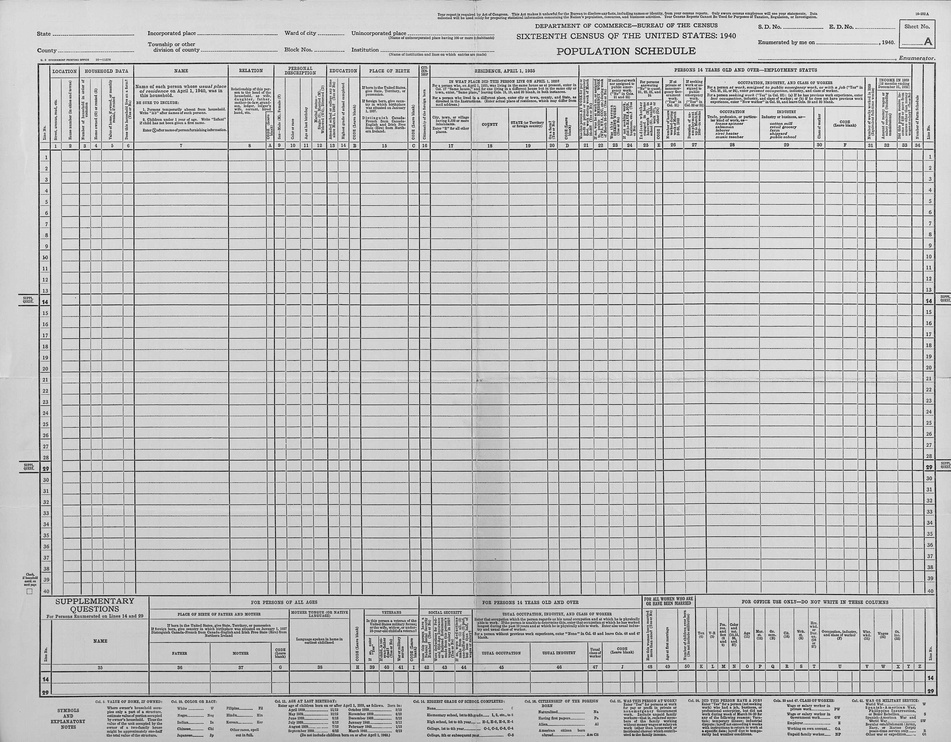
#> input picture data/census/templates/1940/template.jpg, 951 x 742 px, shrunk from 3000 x 2343 before the run
$ python -i row_detector.py   (imports and definitions only)
#> lines starting #> are read from the running program, lines starting #| are printed output that depends on the picture
#> further down, picture is the input picture: shape (742, 951, 3); min 16, max 255, mean 195.5
"""
Enhanced row detection for census tables using Hough line transform.

More sensitive than morphological operations for detecting individual census rows.
"""

import logging
from dataclasses import dataclass
from pathlib import Path
from typing import List, Optional, Tuple

import cv2
import numpy as np

logger = logging.getLogger(__name__)


@dataclass
class RowBoundary:
    """Represents a detected row with Y-coordinates."""

    row_index: int  # 1-based index (matches printed census line numbers: 1-40)
    y_start: int    # Top Y coordinate
    y_end: int      # Bottom Y coordinate
    height: int     # Row height in pixels
    confidence: float = 1.0

    # [17 lines left out: function crop_from_image, not called in this run]


class CensusRowDetector:
    """
    Detect individual census rows using Hough line transform.

    More sensitive than morphological operations for finding all 40 row separators.
    """

    def __init__(
        self,
        expected_rows: int = 40,
        min_line_length_ratio: float = 0.25,  # Line must span 25% of width (census lines vary)
        hough_threshold: int = 20,  # Hough accumulator threshold (lowered for sensitivity)
        min_row_height: int = 20,  # Minimum pixels between rows
        line_cluster_distance: int = 18,  # Merge lines within 18px (optimized for 40 rows)
        padding_top: int = 5,  # Padding above row for readability
        padding_bottom: int = 33,  # Padding below row for descenders (g, y, p, j)
    ):
        """
        Initialize row detector.

        Args:
            expected_rows: Expected number of rows (default: 40 for 1940 census)
            min_line_length_ratio: Minimum line width as fraction of image width
            hough_threshold: Hough transform threshold (lower = more sensitive)
            min_row_height: Minimum height between row separators
            line_cluster_distance: Max distance to merge nearby lines
        """
        self.expected_rows = expected_rows
        self.min_line_length_ratio = min_line_length_ratio
        self.hough_threshold = hough_threshold
        self.min_row_height = min_row_height
        self.line_cluster_distance = line_cluster_distance
        self.padding_top = padding_top
        self.padding_bottom = padding_bottom

    def detect_rows(
        self, image: np.ndarray, include_supplemental: bool = False
    ) -> List[RowBoundary]:
        """
        Detect all census rows in the image using uniform spacing.

        Census forms have uniformly-spaced rows. We detect the top and bottom boundaries
        of the 40-row section, then generate uniform row boundaries.

        Args:
            image: Input image (grayscale or BGR)
            include_supplemental: If True, also detect 2 supplemental question rows

        Returns:
            List of RowBoundary objects, sorted top to bottom
        """
#> called with include_supplemental = False
        # Convert to grayscale if needed
        if len(image.shape) == 3:
            gray = cv2.cvtColor(image, cv2.COLOR_BGR2GRAY)
        else:
            gray = image.copy()

        img_height, img_width = gray.shape
#> img_height = 742; img_width = 951

        # Step 1: Detect horizontal lines using Hough transform
        horizontal_lines_y = self._detect_horizontal_lines(gray)

        if len(horizontal_lines_y) < 10:
            logger.warning(f"Only {len(horizontal_lines_y)} lines detected - need more for boundary detection")
            return []

        logger.info(f"Detected {len(horizontal_lines_y)} horizontal lines")

        # Step 2: Try to extract rows using two approaches
        # Approach 1: Look for large section with 30-60 detected lines (works when many lines detected)
        # Approach 2: Find uniform spacing pattern and fit grid (works with fewer lines)

        rows = None

        # Try original approach first (requires 30-60 lines in a section)
        if len(horizontal_lines_y) >= 30:
            rows = self._extract_uniform_rows(horizontal_lines_y, img_height)
            if rows:
                logger.info(f"Used section-based extraction ({len(horizontal_lines_y)} lines detected)")

        # Fall back to grid fitting if original approach failed
        if not rows and len(horizontal_lines_y) >= 3:
            logger.info(f"Trying grid fitting approach ({len(horizontal_lines_y)} lines detected)")
            rows = self._extract_uniform_rows_by_grid_fitting(horizontal_lines_y, img_height)
            if rows:
                logger.info("Used grid-fitting extraction")

        if not rows:
            logger.warning(f"Failed to extract rows (detected {len(horizontal_lines_y)} lines)")
            return []

        logger.info(f"Extracted {len(rows)} uniform rows")

        # Step 3: Validate row count
        if len(rows) < self.expected_rows * 0.9:  # At least 90% of expected
            logger.warning(
                f"Detected {len(rows)} rows, expected {self.expected_rows}. "
                f"May need to adjust detection parameters."
            )

        # Step 4: Optionally detect supplemental rows
        if include_supplemental:
            supp_rows = self._detect_supplemental_rows(horizontal_lines_y, rows)
            if supp_rows:
                rows.extend(supp_rows)
                logger.info(f"Added {len(supp_rows)} supplemental rows")

        return rows

    def _detect_horizontal_lines(self, gray: np.ndarray) -> List[int]:
        """
        Detect horizontal line Y-coordinates using Hough line transform.

        Returns sorted list of Y-coordinates.
        """
        img_height, img_width = gray.shape
#> img_height = 742; img_width = 951

        # Edge detection (Canny) - use sensitive parameters to detect faint lines
        edges = cv2.Canny(gray, 10, 50, apertureSize=3)
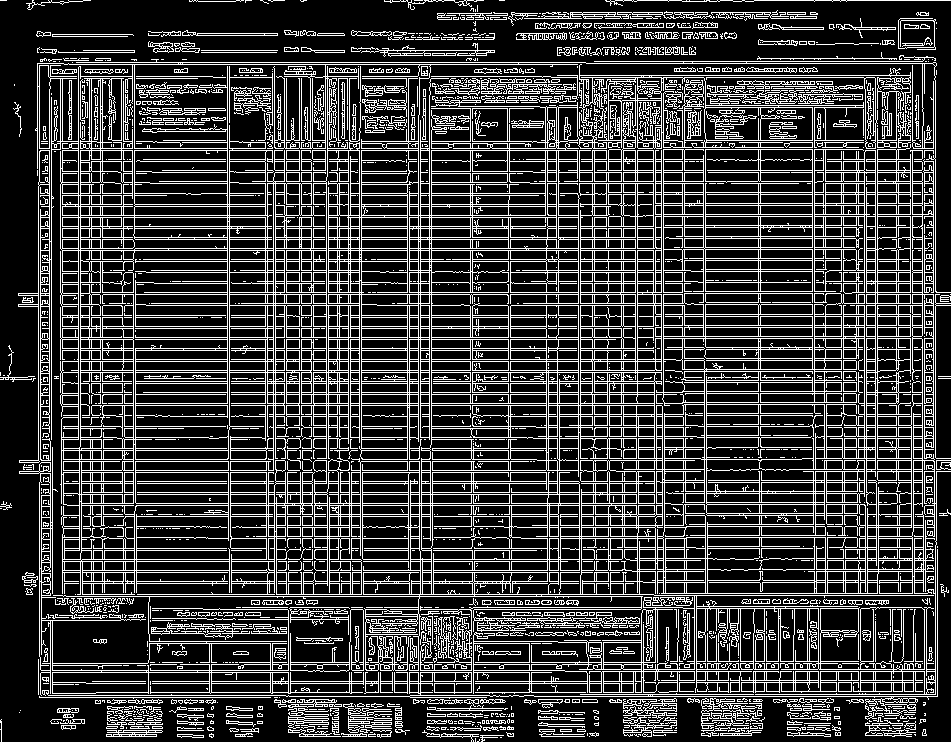
#> edges: shape (742, 951); 23% white in thin lines or dots

        # Hough line transform
        # rho=1, theta=pi/180, threshold adjustable
        lines = cv2.HoughLinesP(
            edges,
            rho=1,
            theta=np.pi / 180,
            threshold=self.hough_threshold,
            minLineLength=int(img_width * self.min_line_length_ratio),
            maxLineGap=50  # Allow small gaps in lines
        )
#> lines = 730 rows, first 6: [11, 359, 704, 359], [37, 150, 705, 150], [38, 193, 705, 193], [39, 548, 935, 548], [38, 228, 705, 228], [38, 239, 705, 239]

        if lines is None:
            logger.warning("Hough transform found no lines")
            return []

        logger.debug(f"Hough transform found {len(lines)} line segments")

        # Extract horizontal lines (small vertical variation)
        horizontal_y_positions = []
        for line in lines:
            x1, y1, x2, y2 = line[0]

            # Check if line is roughly horizontal (y1 ~ y2)
            if abs(y2 - y1) < 10:  # Allow 10px vertical variation
                # Use average Y position
                y_avg = (y1 + y2) // 2
                horizontal_y_positions.append(y_avg)
#> this loop made 730 passes
#> (x1, y1, x2, y2, y_avg) on passes 1 to 12: (11, 359, 704, 359, 359), (37, 150, 705, 150, 150), (38, 193, 705, 193, 193), (39, 548, 935, 548, 548), (38, 228, 705, 228, 228), (38, 239, 705, 239, 239), (38, 337, 705, 337, 337), (38, 261, 705, 261, 261), (38, 403, 706, 403, 403), (39, 181, 935, 181, 181), (38, 405, 706, 405, 405), (38, 448, 715, 448, 448)
#> after the loop, horizontal_y_positions = 602 values, max 736 at index 173, min 0 at index 60, mean 386.6

        logger.debug(f"Found {len(horizontal_y_positions)} horizontal line segments")

        # Cluster nearby lines
        clustered_lines = self._cluster_lines(horizontal_y_positions)

        logger.debug(f"Clustered to {len(clustered_lines)} distinct horizontal lines")

        # Filter out margin lines (top 3% and bottom 3%)
        filtered_lines = [
            y for y in clustered_lines
            if img_height * 0.03 < y < img_height * 0.97
        ]

        logger.info(
            f"Detected {len(filtered_lines)} horizontal lines after filtering "
            f"(removed {len(clustered_lines) - len(filtered_lines)} margin lines)"
        )

        return sorted(filtered_lines)

    def _cluster_lines(self, y_positions: List[int]) -> List[int]:
        """
        Cluster nearby Y-positions to merge double-ruled lines.

        Args:
            y_positions: List of Y-coordinates

        Returns:
            List of clustered Y-coordinates (mean of each cluster)
        """
        if not y_positions:
            return []

        y_positions = sorted(y_positions)
#> y_positions = 602 values from 0 to 736
        clusters = [[y_positions[0]]]
#> clusters = [[0]]

        for y in y_positions[1:]:
            # Check if close to last cluster
            if y - clusters[-1][-1] <= self.line_cluster_distance:
                clusters[-1].append(y)
            else:
                clusters.append([y])
#> this loop made 601 passes
#> y on passes 1 to 3: 12, 13, 14
#> after the loop, clusters = 2 items

        # Return mean of each cluster
        clustered = [int(np.mean(cluster)) for cluster in clusters]
#> clustered = [65, 420]

        logger.debug(
            f"Clustered {len(y_positions)} positions into {len(clustered)} lines "
            f"(cluster_distance={self.line_cluster_distance}px)"
        )

        return clustered

    # [442 lines left out: functions _extract_uniform_rows_by_grid_fitting, _extract_uniform_rows, _detect_supplemental_rows, visualize_rows, detect_census_rows, not called in this run]

>>> import cv2
>>> picture = cv2.imread('../../../../data/census/templates/1940/template.jpg')
>>> result = CensusRowDetector().detect_rows(picture)
#> result = []
